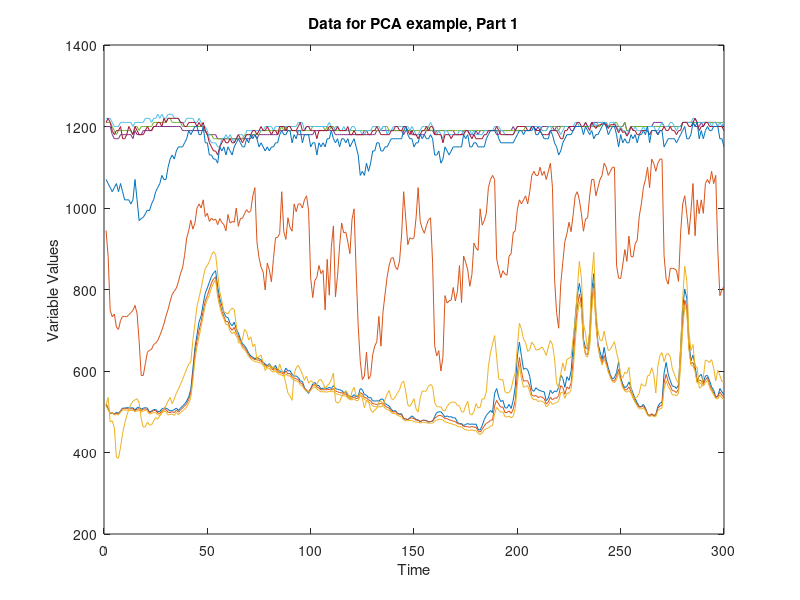

MATLAB code to generate this figure: (Note: this script raises an error after producing the figure.)
echo off
%RPCADEMO Demonstrates the Robust PCA functions
echo on
clc
 
% This is a demonstration of the 'rpca'  functions
% in the PLS_Toolbox.  Just follow along and hit the return
% key when when you are ready to go on.
echo off
 
%Copyright Eigenvector Research, Inc. 2002
%
%sv 01/05
 
echo on
 
% For this demo to run correctly the data set 'rpcadata'
% must be available, along with the functions 'rpca', 'mcdcov',
% 'makeplot', 'screeplot', 'scorediagplot' and 'rrmse'.
 
% Now hit any key to continue (do this each time you are ready
% to go on).
 
pause 
%-------------------------------------------------
% First we must load the data set RPCADATA.
 
load pcadata
 
% To find out what we have just loaded, use the 'whos' function
pause
%-------------------------------------------------
whos
 
% So we have two data sets of different sizes, part1 and part2.
% The first part has 300 samples and the second part
% has 200 samples.  Both of course have 10 variables.
% Lets take a look at part1 first. Hit a key when ready for a plot.
pause
%-------------------------------------------------
plot(part1.data);
title('Data for PCA example, Part 1')
xlabel('Time')
ylabel('Variable Values')
pause
%-------------------------------------------------
 
% This looks pretty messy, so lets use PCA to simplfy the
% picture.  The first thing we want to do is use the
% autoscale function 'auto' since the variables span such a large
% size range. We'll have to tell autoscale to use a robust technique 
% with the data through the options.
 
aoptions = auto('options');
aoptions.algorithm = 'robust';
[ax,mx,stdx,msg] = auto(part1.data,aoptions);
 
% We can now plot the autoscaled data to see if that looks
% any better.
pause
%-------------------------------------------------
plot(ax);
title('Autoscaled Data for PCA example, Part 1')
xlabel('Time')
ylabel('Variable Values')
pause
%-------------------------------------------------
% If anything, this looks worse, so lets try out the pca modelling.
 
pause
%-------------------------------------------------
 
rpcaoptions = pca('options');
rpcaoptions.display = 'off';
rpcaoptions.plots = 'none';
rpcaoptions.algorithm = 'robustpca';
rpcaoptions.preprocessing = {[]};
 
% In this data set 4 principal components is a good choice.
% If you want to make a comparison with the classical pca 
% set the options 'algorithm' in the functioncall equal to 'svd'.
pause
%-------------------------------------------------
 
part1auto = part1;
part1auto.data = ax;
rpcamodel = pca(part1auto,4,rpcaoptions);
 
pause

%-------------------------------------------------
% We now have a PCA model with 4 PCs.  We might
% also want to look at some of the scores vectors plotted against
% each other.  We can do this using the 'plotscores' function.
pause
%-------------------------------------------------
 
plotscores(rpcamodel)
 
% In this plot, the outliers are marked in red and the included samples are
% in black. You can view pairs of scores, or view the T2 or Q values by
% selecting the appropriate line in the Plot Controls.
% Try ploting the first vs. second PCs and some other combinations.
% You can also do 3-D plots using 3 of the PCs. The routine 
% will plot them with the sample number if you want, but it is 
% pretty messy!
 
pause
%-------------------------------------------------
plotloads(rpcamodel)
 
% Now say that we'd like to compare the data from part2 to
% the data from part 1 using the PCA model from part1.
% The first step is to use the same scaling with the part 2 data.
 
spart2 = scale(part2.data,mx,stdx);
 
pause
%-------------------------------------------------
% Note how we have used the means and standard deviations from
% part1 to scale part2.  We can now use the 'pcapro' function
% to compare the data sets.
 
pause
%-------------------------------------------------
[newscores,resids,tsqs] = pcapro(spart2,rpcamodel,1);
 
pause
%End of RPCADEMO
%
%See also: ROBPCA, RPCR
 
echo off
